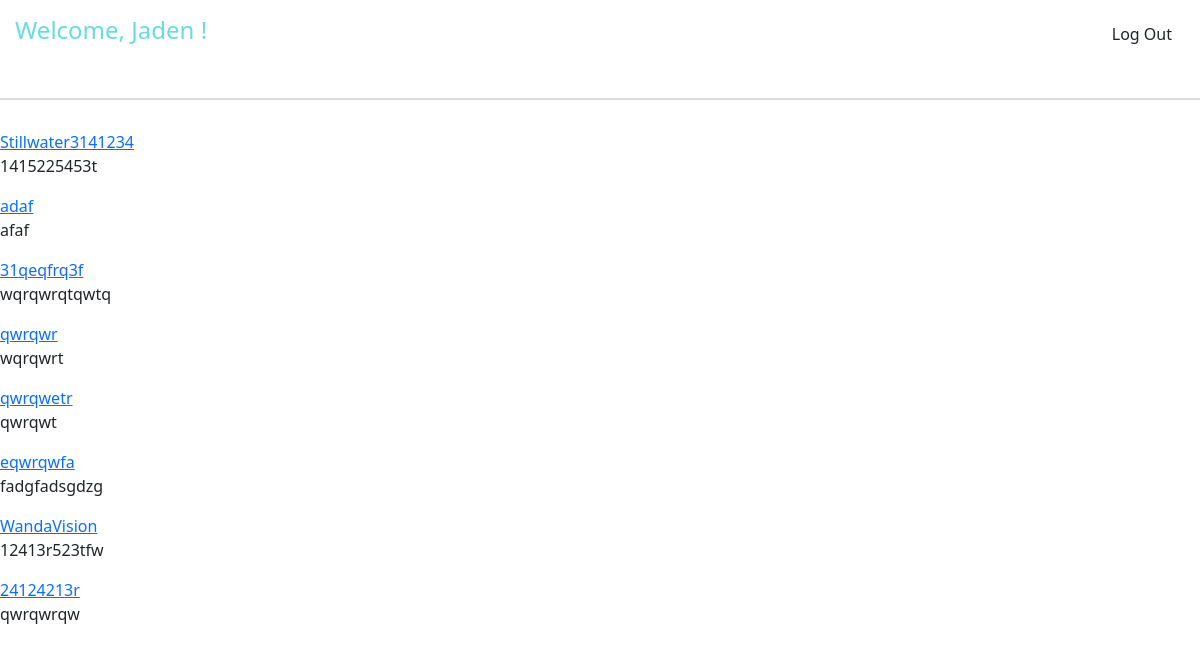
The page /view_fav (signed in) on the database its author committed.
### login/models.py (models this page shows)
class User(models.Model):
    first_name=models.CharField(max_length=255)
    last_name=models.CharField(max_length=255)
    EmailField=models.CharField(max_length=255)
    password=models.CharField(max_length=255)
    created_at=models.DateTimeField(auto_now_add=True)
    updated_at=models.DateTimeField(auto_now=True)
    objects=UserManager()

### fav_books_app/models.py (models this page shows)
class Book(models.Model):
    title=models.CharField(max_length=255)
    description=models.TextField()
    created_at=models.DateTimeField(auto_now_add=True)
    updated_at=models.DateTimeField(auto_now=True)
    uploaded_by=models.ForeignKey(User,related_name="uploaded_books",on_delete=models.CASCADE)
    add_to_fav_by=models.ManyToManyField(User,related_name="fav_books")
    objects=BookManager()

### fav_books_app/views.py (the view)
# urls.py: path('view_fav',views.view_fav)
def view_fav(request):
    context={"User_name":User.objects.get(id=request.session.get('user_id')).first_name,
        "logged_user":User.objects.get(id=request.session.get('user_id'))
        }
    return render(request,'all_fav.html',context)

### fav_books_app/templates/all_fav.html (shortened to what this page needs)
<!DOCTYPE html>
<html lang="en">
<head>
    <link href="https://cdn.jsdelivr.net/npm/bootstrap@5.0.2/dist/css/bootstrap.min.css" rel="stylesheet">
    {% load static %}
    <link rel="stylesheet" href="{% static 'css/style_book.css' %}">
</head>
<body>
    <div id="header">
        <h4>Welcome, {{User_name}} !</h4>
        <a href="/logout" type="submit" class="btn">Log Out</a>
    </div>
    <hr> {% for fav in logged_user.fav_books.all %}
    <a href="/books/{{fav.id}}" type="submit">{{fav.title}}</a>
    <p>{{fav.description}}</p> {% endfor %}
</body>
</html>

### fav_books_app/static/css/style_book.css (style rules this page uses)
#header { padding: 15px; display: flex; justify-content: space-between; align-items: center; color: rgb(104, 219, 223); font-size: 18px; }
hr { height: 5px; border: 1px solid #7a7272; margin: 30px 0px 30px 0px; }

### rows shown on the page
User: first_name "Jaden"
Book: title "Stillwater3141234", description "1415225453t"
Book: title "adaf", description "afaf"
Book: title "31qeqfrq3f", description "wqrqwrqtqwtq"
Book: title "qwrqwr", description "wqrqwrt"
Book: title "qwrqwetr", description "qwrqwt"
Book: title "eqwrqwfa", description "fadgfadsgdzg"
Book: title "WandaVision", description "12413r523tfw"
Book: title "24124213r", description "qwrqwrqw"
